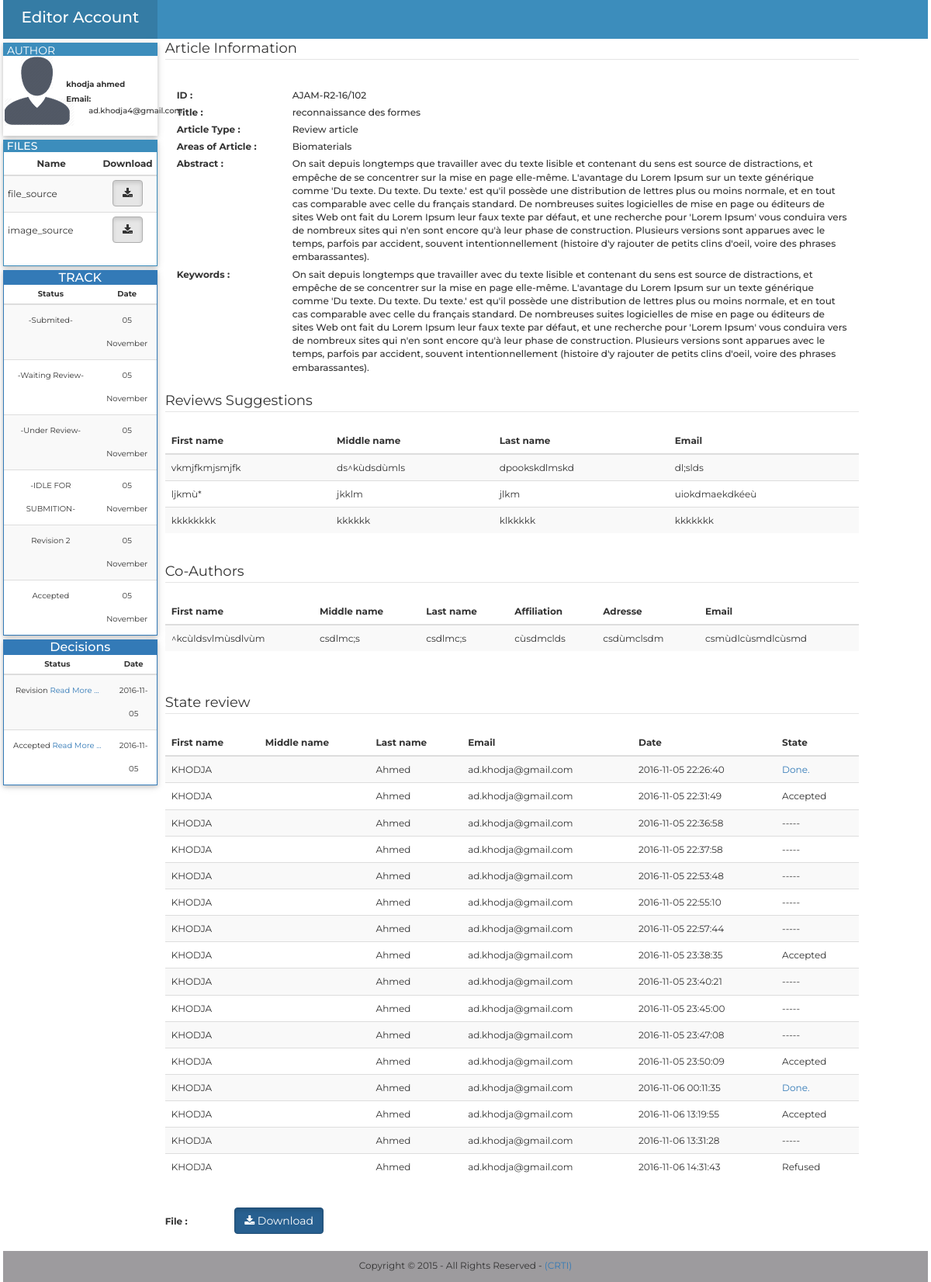
The app's page /Editor-in-chief/php/article_inf.php?idar=102&et_e=208 (signed in) with its own data.
### tables this page shows
CREATE TABLE `personne` (
  `id` int(11) NOT NULL AUTO_INCREMENT,
  `fname` varchar(255) NOT NULL,
  `mname` varchar(255) DEFAULT NULL,
  `lname` varchar(255) NOT NULL,
  `affiliation` varchar(255) NOT NULL,
  `adresse` varchar(255) NOT NULL,
  `city` varchar(255) NOT NULL,
  `state` varchar(255) NOT NULL,
  `contry` varchar(255) NOT NULL,
  `pcode` varchar(10) NOT NULL,
  `email` varchar(255) NOT NULL,
  `phone` varchar(20) DEFAULT NULL,
  `fax` varchar(20) DEFAULT NULL,
  `password` varchar(255) NOT NULL,
  `date` datetime DEFAULT NULL,
  `title` varchar(255) NOT NULL,
  `grade` varchar(255) NOT NULL,
  PRIMARY KEY (`id`),
  UNIQUE KEY `email` (`email`)
);

CREATE TABLE `file` (
  `id` int(11) NOT NULL AUTO_INCREMENT,
  `name` varchar(255) NOT NULL,
  `size` varchar(255) DEFAULT NULL,
  `article` int(11) NOT NULL,
  `type` varchar(20) NOT NULL,
  `extension` varchar(255) DEFAULT NULL,
  PRIMARY KEY (`id`),
  KEY `article_fk` (`article`),
  CONSTRAINT `article_fk` FOREIGN KEY (`article`) REFERENCES `article` (`id`) ON DELETE CASCADE ON UPDATE CASCADE
);

CREATE TABLE `state_editor` (
  `id` int(11) NOT NULL AUTO_INCREMENT,
  `article` int(11) NOT NULL,
  `file` int(11) DEFAULT NULL,
  `etat` varchar(255) NOT NULL,
  `date` datetime NOT NULL,
  `editor` int(11) NOT NULL,
  `vu` varchar(255) DEFAULT 'no',
  PRIMARY KEY (`id`),
  KEY `fk_article_editor_chef` (`article`),
  KEY `fk_file_editor_chef` (`file`),
  CONSTRAINT `fk_article_editor_chef` FOREIGN KEY (`article`) REFERENCES `article` (`id`) ON DELETE CASCADE ON UPDATE CASCADE,
  CONSTRAINT `fk_file_editor_chef` FOREIGN KEY (`file`) REFERENCES `file` (`id`) ON DELETE CASCADE ON UPDATE CASCADE
);

CREATE TABLE `decision` (
  `id` int(11) NOT NULL AUTO_INCREMENT,
  `decision` text NOT NULL,
  `state_author` int(11) NOT NULL,
  `article` int(11) NOT NULL,
  `editor` int(11) NOT NULL,
  `date` date NOT NULL,
  `file` varchar(255) DEFAULT NULL,
  `type` varchar(255) NOT NULL,
  PRIMARY KEY (`id`)
);

CREATE TABLE `article` (
  `etiquette` varchar(255) DEFAULT NULL,
  `id` int(11) NOT NULL AUTO_INCREMENT,
  `author` int(11) NOT NULL,
  `title` mediumtext NOT NULL,
  `type` varchar(255) NOT NULL,
  `area` varchar(255) NOT NULL,
  `abstract` text NOT NULL,
  `keywords` text NOT NULL,
  `date` datetime NOT NULL,
  `state` varchar(255) NOT NULL,
  `cle` varchar(255) NOT NULL,
  PRIMARY KEY (`id`),
  KEY `author` (`author`),
  CONSTRAINT `author` FOREIGN KEY (`author`) REFERENCES `personne` (`id`) ON DELETE CASCADE ON UPDATE CASCADE
);

CREATE TABLE `state_review` (
  `id` int(11) NOT NULL AUTO_INCREMENT,
  `article` int(11) NOT NULL,
  `file` int(11) NOT NULL,
  `date_accepte` datetime DEFAULT NULL,
  `date_result` datetime DEFAULT NULL,
  `resultat` int(11) DEFAULT NULL,
  `reviewer` int(11) NOT NULL,
  `cle` varchar(255) NOT NULL,
  `state` varchar(255) DEFAULT NULL,
  `cle2` varchar(255) NOT NULL,
  `date` datetime DEFAULT NULL,
  `type` varchar(255) DEFAULT NULL,
  `date_reject` datetime DEFAULT NULL,
  `decision` int(11) DEFAULT NULL,
  PRIMARY KEY (`id`)
);

CREATE TABLE `reviewer` (
  `id` int(11) NOT NULL AUTO_INCREMENT,
  `password` varchar(255) NOT NULL,
  `author` int(11) DEFAULT NULL,
  `fname` varchar(255) NOT NULL,
  `mname` varchar(255) DEFAULT NULL,
  `lname` varchar(255) NOT NULL,
  `email` varchar(255) NOT NULL,
  PRIMARY KEY (`id`)
);

### Editor-in-chief/php/article_inf.php (the view, shortened to what the rows shown need)
<?php
$id_article=intval($_GET['idar']);
include_once("../../../../php/cnx.php");
$select = $conn->query("SELECT etiquette,title,type,area,abstract,keywords,author FROM article WHERE id=".$id_article);
$row = $select->fetch_assoc();
$select_etat = $conn->query("SELECT id, etat,file, DATE_FORMAT(date, '%d %M') as date FROM state_editor WHERE article=".$id_article);
?>
<!doctype html>
<html xmlns="http://www.w3.org/1999/html" xmlns="http://www.w3.org/1999/html">
<head>
    <link href="../../../../bootstrap/css/bootstrap.min.css" rel="stylesheet" type="text/css">
    <link rel="stylesheet" href="../css/font-awesome.css" type="text/css" />
    <link href="https://cdn.datatables.net/1.10.10/css/dataTables.bootstrap.min.css" rel="stylesheet" type="text/css">
    <link href="../css/show2.css" rel="stylesheet" type="text/css">
</head>
<body>
<div class="container-fluid">
    <div class="row menu_row">
        <?php
        $select_author=$conn->query("SELECT fname,lname,email FROM personne WHERE id=".$row['author']);
        $row_author= $select_author->fetch_assoc();
        ?>
        <div class="col-sm-2 menu">
            <div class="row profile">
                <div class="col-sm-7 pading_profile text_moyen">
                    <div class="form-group">
                        <div class="row min_height">
                            <label class="col-lg-12 control-label no_padding font_12" for="text"><?php echo $row_author['fname']." ".$row_author['lname']; ?>  </label>
                        </div>
                        <div class="row min_height">
                            <label class="col-lg-3 control-label no_padding" for="text">Email: </label>
                            <label class="col-lg-9 control-label no_padding text_label" for="text">&nbsp;<?php echo" ". $row_author['email']  ?> </label>
                        </div>
                    </div>
                </div>
            </div>
            <div class="row menu">
                <div class="panel panel-info panel_perso">
                    <div class="panel-body panel_body_perso">
                        <div class="row">
                            <table class="table table-striped table-condensed">
                                <thead>
                                <tr>
                                    <th width="70%" class="text-center">Name</th>
                                    <th width="30">Download</th>
                                </tr>
                                </thead>
                                <tbody>
                                <?php
                                $file_sources=$conn->query("SELECT name,size,type from file WHERE article=".$id_article." AND type like '%source'");
                                while($file_res=$file_sources->fetch_assoc()){
                                    echo "<tr><td><span class='line_height'>".$file_res['type']."</span></td>";
                                    echo "<td class='text-center'><a href=\"downloads.php?id=".$row["author"]."&ida=".$id_article."&a=".$file_res['name']."\" style=\"color: #FFFFFF\"><button type=\"button\" class=\"btn btn-default active\"><i class=\"fa fa-download\"></i> </button></a></td></tr>";
                                }
                                ?>
                                </tbody>
                            </table>
                        </div>
                    </div>
                </div>
            </div>
            <div class="row menu">
                <?php
                if($select_etat->num_rows!=0){
                    echo"
<div class=\"panel panel-primary panel_perso\">
<div class=\"panel-heading head_perso\">
<h3 class=\"panel-title text-center\">TRACK</h3>
 </div>
  <table class=\"table table-striped table-condensed font_10\">
    <thead>
      <tr>
        <th  class=\"text-center\">Status</th>
        <th class=\"text-center\">Date</th>
      </tr>
    </thead>
    <tbody>";
                    while($row_etat = $select_etat->fetch_assoc()){
                        echo"
      <tr>
        <td class=\"text-center \"style=\"line-height:3;\">".$row_etat['etat']."</td>
        <td class=\"text-center\" style=\"line-height:3;\">".$row_etat['date']."</td>
      </tr>
    ";
                    }
                    echo"</tbody>
  </table>
</div>
";
                }
                ?>
            </div>
            <div class="row menu">
                <?php
                $select_decision=$conn->query("SELECT id,decision,type,date FROM decision WHERE article=".$id_article);
                if($select_decision->num_rows!=0){
                    echo"
<div class=\"panel panel-primary panel_perso\">
<div class=\"panel-heading head_perso\">
<h3 class=\"panel-title text-center\">Decisions</h3>
 </div>
  <table class=\"table table-striped table-condensed font_10\">
    <thead>
      <tr>
        <th width=\"70%\" class=\"text-center\">Status</th>
        <th   class=\"text-center\">Date</th>
      </tr>
    </thead>
    <tbody>";
                    while($row_decision = $select_decision->fetch_assoc()){
                        echo"
      <tr>
        <td class=\"text-center \"style=\"line-height:3;\">".$row_decision['type']." <a href=\"#\" data-width=\"700\" data-rel=".$row_decision['id']." class=\"poplight\">Read More ...</a></td>
        <td class=\"text-center\" style=\"line-height:3;\">".$row_decision['date']."</td>
      </tr>
 <div id=".$row_decision['id']." class=\"popup_block\">
                <p>Decision :</br></br>".utf8_encode(nl2br($row_decision['decision']))."</p>
            </div>
    ";
                    }
                    echo"</tbody>
  </table>
</div>
";
                }
                ?>
            </div>
        </div>
        <div class="col-sm-9 pad" >
            <div class="form-group">
                <div class="row">
                    <div class="form-group">
                        <div class="col-lg-10">
                            <label for="text" class=" control-label text-left texte text_label" ><?php echo $row['etiquette'].$id_article; ?> </label>
                        </div>
                    </div>
                </div><div class="row">
                    <div class="form-group">
                        <div class="col-lg-10">
                            <label for="text" class=" control-label text-left texte text_label" ><?php echo $row['title']; ?> </label>
                        </div>
                    </div>
                </div>
                <div class="row">
                    <div class="form-group">
                        <div class="col-lg-10">
                            <label for="text" class=" control-label text-left texte text_label" ><?php echo $row['type']; ?> </label>
                        </div>
                    </div>
                </div>
                <div class="row">
                    <div class="form-group">
                        <div class="col-lg-10">
                            <label for="text" class=" control-label text-left texte text_label" ><?php echo $row['area']; ?> </label>
                        </div>
                    </div>
                </div>
                <div class="row">
                    <div class="form-group">
                        <div class="col-lg-10">
                            <label for="text" class="  text-left texte text_label" ><?php  echo $row['abstract'] ; ?> </label>
                        </div>
                    </div>
                </div>
                <div class="row">
                    <div class="form-group">
                        <div class="col-lg-10">
                            <label for="text" class=" control-label text-left texte text_label"  ><?php echo $row['keywords']; ?> </label>
                        </div>
                    </div>
                </div>
                <?php
                echo"
<div class=\"row\"><legend class='texte_legend'>Reviews Suggestions</legend> </div>
<div class=\"row\">
    <table class=\"table table-striped\" >
    <thead>
      <tr>
        <th>First name</th>
        <th>Middle name</th>
        <th>Last name</th>
        <th>Email</th>
      </tr>
    </thead>
    <tbody>";
                echo"</tbody>
  </table>
</div>
                       ";
                ?>
                <?php
                $co=$conn->query("SELECT fname,mname,lname,affiliation,adresse,email  FROM co_author WHERE article=".$id_article);
                if ($co->num_rows!=0) {
                    echo"
<div class=\"row\"><legend class='texte_legend'>Co-Authors </legend> </div>
<div class=\"row\">
    <table class=\"table table-striped\" >
    <thead>
      <tr>
        <th>First name</th>
        <th>Middle name</th>
        <th>Last name</th>
        <th>Affiliation</th>
        <th>Adresse</th>
        <th>Email</th>
      </tr>
    </thead>
    <tbody>";
                    echo"</tbody>
  </table>
</div>
                       ";
                }
                ?>
                <div class="row">
                    <?php
                    $review=$conn->query("SELECT reviewer,date_accepte,resultat,date_result,date,state from state_review WHERE article=".$id_article);
                    if($review)
                    {
                        echo"
<legend class='texte_legend'>State review </legend> <table class=\"table table-striped\" >
    <thead>
      <tr>
        <th>First name</th>
        <th>Middle name</th>
        <th>Last name</th>
        <th>Email</th>
        <th>Date</th>
        <th>State</th>
      </tr>
    </thead>
    <tbody>";
                        while ($res_rev=$review->fetch_assoc()){
                            $reviewver=$conn->query("SELECT fname,mname,lname,email from reviewer WHERE id=".$res_rev["reviewer"]);
                            if($reviewver){
                                $rev_inf=$reviewver->fetch_assoc();
                            }else{die('Error : ('. $conn->error .') '. $conn->error);}
                            echo"
    <tr>
        <td class='texte'>".$rev_inf['fname']."</td>
        <td class='texte'>".$rev_inf['mname']."</td>
        <td class='texte'>".$rev_inf['lname']."</td>
        <td class='texte'>".$rev_inf['email']."</td>
        <td class='texte'>".$res_rev["date"]."</td>
    ";if($res_rev["state"]!=null){
                                if($res_rev["state"]=='Finished'){
                                    $select=$conn->query("SELECT Novelty,Technical,Relevance,Quality,Comments,recommendation,Confidential from res_rev WHERE id=".$res_rev["resultat"]);
                                    if($select){
                                        $row_rev=$select->fetch_assoc();
                                        echo "
 <div id=d".$res_rev["resultat"]." class=\"popup_block\">
   <label>Novelty and originality : ".$row_rev['Novelty']."</label>
      <label>Technical content and correctness :".$row_rev['Technical']."</label>
      <label>Relevance and Timeliness :". $row_rev['Relevance']."</label>
   <label>Quality of presentation :". $row_rev['Quality']."</label>
   <label>Overall recommendation :". $row_rev['recommendation']."</label>
<label>Comments :</label>
<p>". nl2br($row_rev['Comments'])."</p>
<label>Confidential :</label>
<p>". nl2br($row_rev['Confidential'])."</p>
  </div>";
                                    }echo" <td class='texte'> <a href=\"#\" data-width=\"700\" data-rel=d".$res_rev["resultat"]." class=\"poplight\">Done.</a></td>  ";
                                }else{
                                    echo" <td class='texte'>".$res_rev["state"]."</td>  ";}
                            }else
                            {
                                echo" <td class='texte'>-----</td>  ";
                            }
                        }
                        echo"</tr></tbody></table>";
                    }
                    ?>
                </div>
            </div>
        </div>
    </div>
</body>
</html>

### records on screen
personne: fname "khodja", lname "ahmed", email "ad.khodja4@gmail.com"
file: type "file_source"
file: type "image_source"
state_editor: etat "-Submited-", date "05 November"
state_editor: etat "-Waiting Review-", date "05 November"
state_editor: etat "-Under Review-", date "05 November"
state_editor: etat "-IDLE FOR SUBMITION-", date "05 November"
state_editor: etat "Revision 2", date "05 November"
state_editor: etat "Accepted", date "05 November"
decision: type "Revision", date "2016-11-05"
decision: type "Accepted", date "2016-11-05"
article: etiquette "AJAM-R2-16/", title "reconnaissance des formes", type "Review article", area "Biomaterials", abstract "On sait depuis longtemps que travailler avec du texte lisible et contenant du sens est source de distractions, et empêche de se concentrer sur la mise en page elle-même. L'avantage du Lorem Ipsum sur un texte générique comme 'Du texte. Du texte. Du texte.' est qu'il possède une distribution de lettres plus ou moins normale, et en tout cas comparable avec celle du français standard. De nombreuses suites logicielles de mise en page ou éditeurs de sites Web ont fait du Lorem Ipsum leur faux texte par défaut, et une recherche pour 'Lorem Ipsum' vous conduira vers de nombreux sites qui n'en sont encore qu'à leur phase de construction. Plusieurs versions sont apparues avec le temps, parfois par…", keywords "On sait depuis longtemps que travailler avec du texte lisible et contenant du sens est source de distractions, et empêche de se concentrer sur la mise en page elle-même. L'avantage du Lorem Ipsum sur un texte générique comme 'Du texte. Du texte. Du texte.' est qu'il possède une distribution de lettres plus ou moins normale, et en tout cas comparable avec celle du français standard. De nombreuses suites logicielles de mise en page ou éditeurs de sites Web ont fait du Lorem Ipsum leur faux texte par défaut, et une recherche pour 'Lorem Ipsum' vous conduira vers de nombreux sites qui n'en sont encore qu'à leur phase de construction. Plusieurs versions sont apparues avec le temps, parfois par…"
state_review: reviewer.fname "KHODJA", reviewer.lname "Ahmed", reviewer.email "ad.khodja@gmail.com", date "2016-11-05 22:26:40"
state_review: reviewer.fname "KHODJA", reviewer.lname "Ahmed", reviewer.email "ad.khodja@gmail.com", date "2016-11-05 22:31:49", state "Accepted"
state_review: reviewer.fname "KHODJA", reviewer.lname "Ahmed", reviewer.email "ad.khodja@gmail.com", date "2016-11-05 22:36:58"
state_review: reviewer.fname "KHODJA", reviewer.lname "Ahmed", reviewer.email "ad.khodja@gmail.com", date "2016-11-05 22:37:58"
state_review: reviewer.fname "KHODJA", reviewer.lname "Ahmed", reviewer.email "ad.khodja@gmail.com", date "2016-11-05 22:53:48"
state_review: reviewer.fname "KHODJA", reviewer.lname "Ahmed", reviewer.email "ad.khodja@gmail.com", date "2016-11-05 22:55:10"
state_review: reviewer.fname "KHODJA", reviewer.lname "Ahmed", reviewer.email "ad.khodja@gmail.com", date "2016-11-05 22:57:44"
state_review: reviewer.fname "KHODJA", reviewer.lname "Ahmed", reviewer.email "ad.khodja@gmail.com", date "2016-11-05 23:38:35", state "Accepted"
state_review: reviewer.fname "KHODJA", reviewer.lname "Ahmed", reviewer.email "ad.khodja@gmail.com", date "2016-11-05 23:40:21"
state_review: reviewer.fname "KHODJA", reviewer.lname "Ahmed", reviewer.email "ad.khodja@gmail.com", date "2016-11-05 23:45:00"
state_review: reviewer.fname "KHODJA", reviewer.lname "Ahmed", reviewer.email "ad.khodja@gmail.com", date "2016-11-05 23:47:08"
state_review: reviewer.fname "KHODJA", reviewer.lname "Ahmed", reviewer.email "ad.khodja@gmail.com", date "2016-11-05 23:50:09", state "Accepted"
state_review: reviewer.fname "KHODJA", reviewer.lname "Ahmed", reviewer.email "ad.khodja@gmail.com", date "2016-11-06 00:11:35", $res_rev["resultat"] 7 (drawn)
state_review: reviewer.fname "KHODJA", reviewer.lname "Ahmed", reviewer.email "ad.khodja@gmail.com", date "2016-11-06 13:19:55", state "Accepted"
state_review: reviewer.fname "KHODJA", reviewer.lname "Ahmed", reviewer.email "ad.khodja@gmail.com", date "2016-11-06 13:31:28"
state_review: reviewer.fname "KHODJA", reviewer.lname "Ahmed", reviewer.email "ad.khodja@gmail.com", date "2016-11-06 14:31:43", state "Refused"

### other values on screen
$id_article "102"
$row2['fname'] "vkmjfkmjsmjfk"
$row2['mname'] "ds^kùdsdùmls"
$row2['lname'] "dpookskdlmskd"
$row2['email'] "dl;slds"
$row2['fname'] "ljkmù*"
$row2['mname'] "jkklm"
$row2['lname'] "jlkm"
$row2['email'] "uiokdmaekdkéeù"
$row2['fname'] "kkkkkkkk"
$row2['mname'] "kkkkkk"
$row2['lname'] "klkkkkk"
$row2['email'] "kkkkkkk"
$co_row['fname'] "^kcùldsvlmùsdlvùm"
$co_row['mname'] "csdlmc;s"
